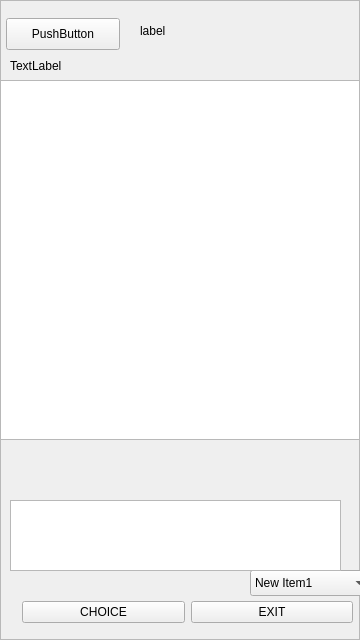
<?xml version="1.0" encoding="UTF-8"?>
<ui version="4.0">
 <class>QHWChartView</class>
 <widget class="QFrame" name="QHWChartView">
  <property name="geometry">
   <rect>
    <x>0</x>
    <y>0</y>
    <width>360</width>
    <height>640</height>
   </rect>
  </property>
  <property name="windowTitle">
   <string>Frame</string>
  </property>
  <property name="frameShape">
   <enum>QFrame::StyledPanel</enum>
  </property>
  <property name="frameShadow">
   <enum>QFrame::Raised</enum>
  </property>
  <widget class="QWidget" name="layoutWidget">
   <property name="geometry">
    <rect>
     <x>22</x>
     <y>590</y>
     <width>331</width>
     <height>44</height>
    </rect>
   </property>
   <layout class="QHBoxLayout" name="horizontalLayout_3">
    <item>
     <layout class="QHBoxLayout" name="horizontalLayout_2">
      <item>
       <widget class="QPushButton" name="pushButton_2">
        <property name="text">
         <string>CHOICE</string>
        </property>
       </widget>
      </item>
     </layout>
    </item>
    <item>
     <widget class="QPushButton" name="exitButton">
      <property name="text">
       <string>EXIT</string>
      </property>
     </widget>
    </item>
   </layout>
  </widget>
  <widget class="QPushButton" name="pushButton">
   <property name="geometry">
    <rect>
     <x>6</x>
     <y>18</y>
     <width>114</width>
     <height>32</height>
    </rect>
   </property>
   <property name="text">
    <string>PushButton</string>
   </property>
  </widget>
  <widget class="QLabel" name="label">
   <property name="geometry">
    <rect>
     <x>10</x>
     <y>50</y>
     <width>331</width>
     <height>31</height>
    </rect>
   </property>
   <property name="text">
    <string>TextLabel</string>
   </property>
  </widget>
  <widget class="QComboBox" name="comboBox">
   <property name="geometry">
    <rect>
     <x>250</x>
     <y>570</y>
     <width>121</width>
     <height>26</height>
    </rect>
   </property>
   <item>
    <property name="text">
     <string>New Item1</string>
    </property>
   </item>
   <item>
    <property name="text">
     <string>2</string>
    </property>
   </item>
   <item>
    <property name="text">
     <string>3</string>
    </property>
   </item>
   <item>
    <property name="text">
     <string>4</string>
    </property>
   </item>
   <item>
    <property name="text">
     <string>5</string>
    </property>
   </item>
   <item>
    <property name="text">
     <string>6</string>
    </property>
   </item>
   <item>
    <property name="text">
     <string>New Item</string>
    </property>
   </item>
   <item>
    <property name="text">
     <string>New Item</string>
    </property>
   </item>
   <item>
    <property name="text">
     <string>New Item</string>
    </property>
   </item>
   <item>
    <property name="text">
     <string>New Item</string>
    </property>
   </item>
   <item>
    <property name="text">
     <string>New Item</string>
    </property>
   </item>
   <item>
    <property name="text">
     <string>New Item</string>
    </property>
   </item>
   <item>
    <property name="text">
     <string>New Item</string>
    </property>
   </item>
   <item>
    <property name="text">
     <string>New Item</string>
    </property>
   </item>
   <item>
    <property name="text">
     <string>New Item</string>
    </property>
   </item>
   <item>
    <property name="text">
     <string>New Item</string>
    </property>
   </item>
   <item>
    <property name="text">
     <string>New Item</string>
    </property>
   </item>
   <item>
    <property name="text">
     <string>New Item</string>
    </property>
   </item>
   <item>
    <property name="text">
     <string>New Item</string>
    </property>
   </item>
   <item>
    <property name="text">
     <string>New Item</string>
    </property>
   </item>
   <item>
    <property name="text">
     <string>New Item</string>
    </property>
   </item>
   <item>
    <property name="text">
     <string>New Item</string>
    </property>
   </item>
   <item>
    <property name="text">
     <string>New Item</string>
    </property>
   </item>
   <item>
    <property name="text">
     <string>New Item</string>
    </property>
   </item>
   <item>
    <property name="text">
     <string>New Item</string>
    </property>
   </item>
   <item>
    <property name="text">
     <string>New Item</string>
    </property>
   </item>
   <item>
    <property name="text">
     <string>4545</string>
    </property>
   </item>
   <item>
    <property name="text">
     <string>New Item</string>
    </property>
   </item>
   <item>
    <property name="text">
     <string>New Item</string>
    </property>
   </item>
   <item>
    <property name="text">
     <string>New Item</string>
    </property>
   </item>
   <item>
    <property name="text">
     <string>4545</string>
    </property>
   </item>
   <item>
    <property name="text">
     <string>5</string>
    </property>
   </item>
   <item>
    <property name="text">
     <string>4</string>
    </property>
   </item>
   <item>
    <property name="text">
     <string>54</string>
    </property>
   </item>
   <item>
    <property name="text">
     <string>54</string>
    </property>
   </item>
   <item>
    <property name="text">
     <string>54</string>
    </property>
   </item>
   <item>
    <property name="text">
     <string>54</string>
    </property>
   </item>
   <item>
    <property name="text">
     <string>5</string>
    </property>
   </item>
   <item>
    <property name="text">
     <string>7</string>
    </property>
   </item>
   <item>
    <property name="text">
     <string>46</string>
    </property>
   </item>
   <item>
    <property name="text">
     <string>New Item</string>
    </property>
   </item>
   <item>
    <property name="text">
     <string>New Item</string>
    </property>
   </item>
   <item>
    <property name="text">
     <string>test</string>
    </property>
   </item>
   <item>
    <property name="text">
     <string>New Item</string>
    </property>
   </item>
   <item>
    <property name="text">
     <string>New Item</string>
    </property>
   </item>
   <item>
    <property name="text">
     <string>test</string>
    </property>
   </item>
   <item>
    <property name="text">
     <string>New Item</string>
    </property>
   </item>
   <item>
    <property name="text">
     <string>New Item</string>
    </property>
   </item>
   <item>
    <property name="text">
     <string>New Item</string>
    </property>
   </item>
   <item>
    <property name="text">
     <string>New Item</string>
    </property>
   </item>
   <item>
    <property name="text">
     <string>634</string>
    </property>
   </item>
   <item>
    <property name="text">
     <string>New Item</string>
    </property>
   </item>
   <item>
    <property name="text">
     <string>New Item</string>
    </property>
   </item>
   <item>
    <property name="text">
     <string>New Item</string>
    </property>
   </item>
   <item>
    <property name="text">
     <string>666</string>
    </property>
   </item>
   <item>
    <property name="text">
     <string>New Item</string>
    </property>
   </item>
   <item>
    <property name="text">
     <string>New Item</string>
    </property>
   </item>
   <item>
    <property name="text">
     <string>New Item</string>
    </property>
   </item>
   <item>
    <property name="text">
     <string>666</string>
    </property>
   </item>
   <item>
    <property name="text">
     <string>New Item</string>
    </property>
   </item>
   <item>
    <property name="text">
     <string>New Item</string>
    </property>
   </item>
   <item>
    <property name="text">
     <string>New Item</string>
    </property>
   </item>
   <item>
    <property name="text">
     <string>777</string>
    </property>
   </item>
   <item>
    <property name="text">
     <string>New Item</string>
    </property>
   </item>
   <item>
    <property name="text">
     <string>New Item</string>
    </property>
   </item>
   <item>
    <property name="text">
     <string>New Item</string>
    </property>
   </item>
   <item>
    <property name="text">
     <string>8888</string>
    </property>
   </item>
   <item>
    <property name="text">
     <string>New Item</string>
    </property>
   </item>
   <item>
    <property name="text">
     <string>New Item</string>
    </property>
   </item>
   <item>
    <property name="text">
     <string>New Item</string>
    </property>
   </item>
   <item>
    <property name="text">
     <string>New Item</string>
    </property>
   </item>
   <item>
    <property name="text">
     <string>999</string>
    </property>
   </item>
   <item>
    <property name="text">
     <string>New Item</string>
    </property>
   </item>
   <item>
    <property name="text">
     <string>New Item</string>
    </property>
   </item>
   <item>
    <property name="text">
     <string>0</string>
    </property>
   </item>
   <item>
    <property name="text">
     <string>000</string>
    </property>
   </item>
   <item>
    <property name="text">
     <string>New Item</string>
    </property>
   </item>
   <item>
    <property name="text">
     <string>New Item</string>
    </property>
   </item>
  </widget>
  <widget class="QLabel" name="inputLabel">
   <property name="geometry">
    <rect>
     <x>140</x>
     <y>20</y>
     <width>171</width>
     <height>21</height>
    </rect>
   </property>
   <property name="text">
    <string>label</string>
   </property>
  </widget>
  <widget class="QGraphicsView" name="canvas">
   <property name="geometry">
    <rect>
     <x>0</x>
     <y>80</y>
     <width>360</width>
     <height>360</height>
    </rect>
   </property>
  </widget>
  <widget class="QTextEdit" name="textEdit">
   <property name="geometry">
    <rect>
     <x>10</x>
     <y>500</y>
     <width>331</width>
     <height>71</height>
    </rect>
   </property>
  </widget>
 </widget>
 <resources/>
 <connections/>
</ui>
